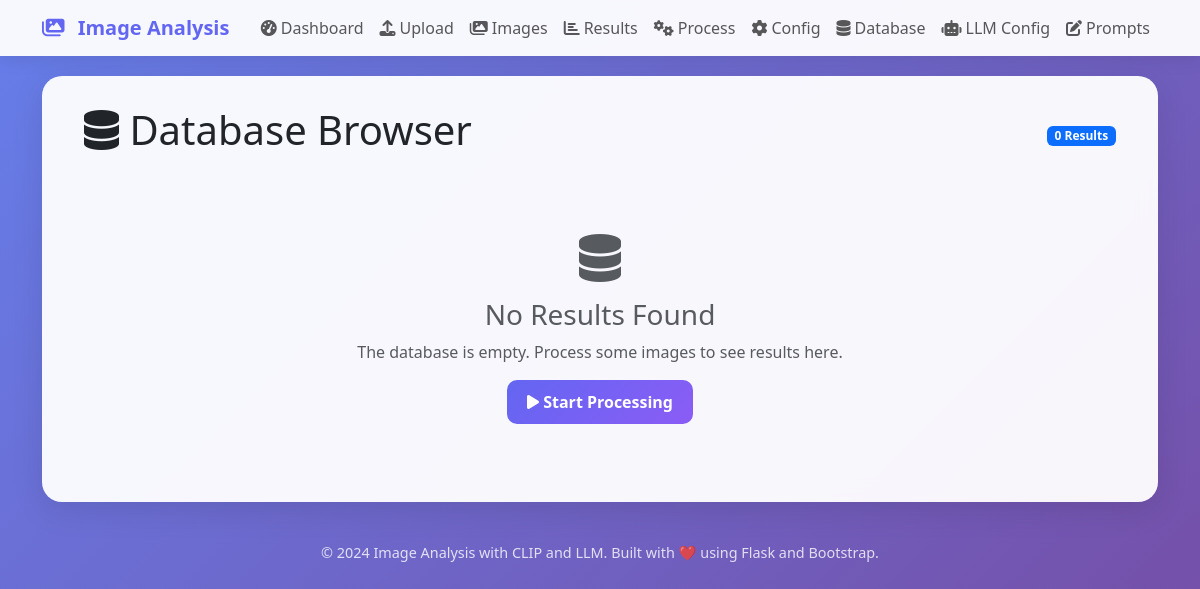
The page /database on the database as committed earlier.
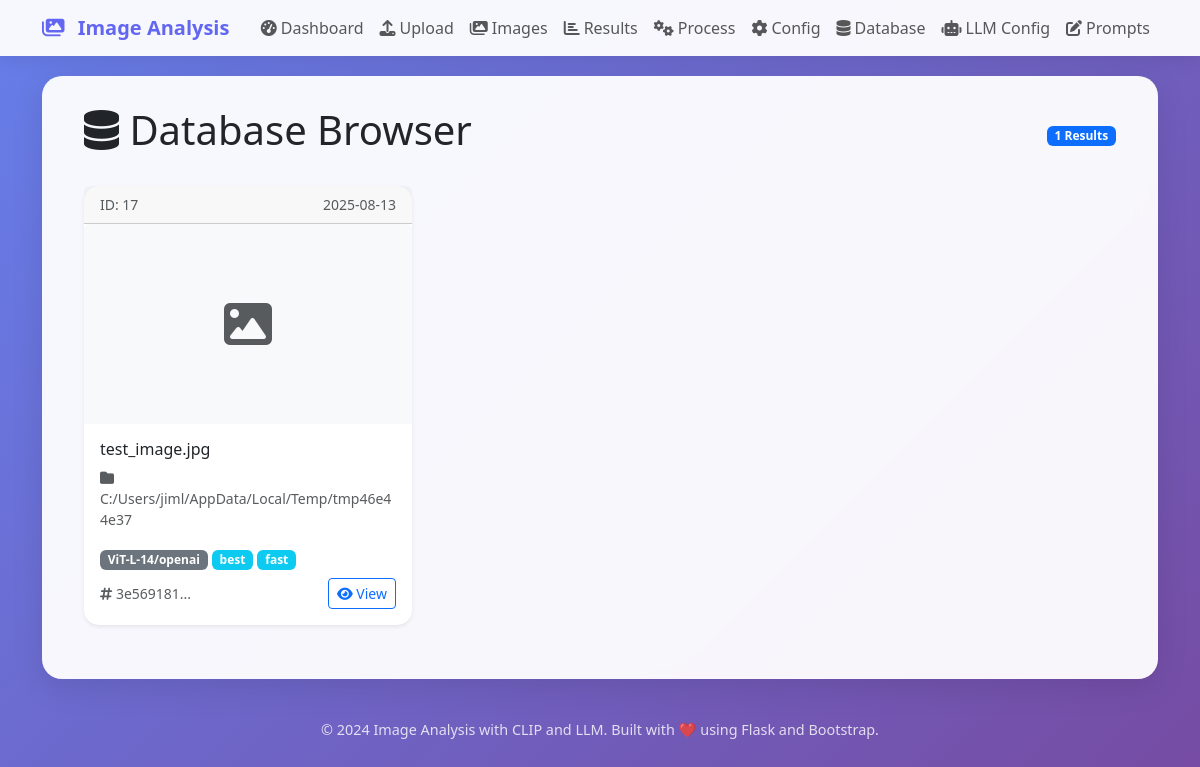
The same page on the database as committed later.
### tables this page shows
CREATE TABLE analysis_results (
                    id INTEGER PRIMARY KEY AUTOINCREMENT,
                    filename TEXT NOT NULL,
                    directory TEXT NOT NULL,
                    md5 TEXT NOT NULL,
                    model TEXT,
                    modes TEXT,
                    prompts TEXT,
                    analysis_results TEXT,
                    settings TEXT,
                    llm_results TEXT,
                    date_added TEXT,
                    UNIQUE(md5)
                );

### src/routes/main_routes.py (the view)
    @app.route('/database')
    def database():
        results = db_manager.get_all_results() if db_manager else []
        return render_template('database.html', results=results)

### src/database/db_manager.py (called while the page is built)
    def get_connection(self):
        return sqlite3.connect(self.db_path)

    def get_all_results(self) -> List[Dict[str, Any]]:
        with self.get_connection() as conn:
            cur = conn.execute('SELECT * FROM analysis_results ORDER BY date_added DESC')
            rows = cur.fetchall()
            return [self._row_to_dict(cur, row) for row in rows]

    def _row_to_dict(self, cur, row) -> Dict[str, Any]:
        columns = [desc[0] for desc in cur.description]
        data = dict(zip(columns, row))
        for key in ['modes', 'prompts', 'analysis_results', 'settings', 'llm_results']:
            if data.get(key):
                try:
                    data[key] = json.loads(data[key])
                except Exception:
                    pass
        return data

### src/viewers/templates/database.html (shortened to what this page needs)
{% extends "base.html" %}
{% block content %}
<div class="container-fluid">
    <div class="row">
        <div class="col-12">
            <div class="d-flex justify-content-between align-items-center mb-4">
                <h1><i class="fas fa-database"></i> Database Browser</h1>
                <div>
                    <span class="badge bg-primary">{{ results|length }} Results</span>
                </div>
            </div>
            {% if results %}
            <div class="row">
                {% for result in results %}
                <div class="col-md-6 col-lg-4 mb-4">
                    <div class="card h-100 shadow-sm">
                        <div class="card-header d-flex justify-content-between align-items-center">
                            <small class="text-muted">ID: {{ result.id }}</small>
                            <small class="text-muted">{{ result.date_added[:10] }}</small>
                        </div>
                        {% if result.thumbnail %}
                        <img src="{{ result.thumbnail }}" class="card-img-top" alt="{{ result.filename }}" style="height: 200px; object-fit: cover;">
                        {% else %}
                        <div class="card-img-top bg-light d-flex align-items-center justify-content-center" style="height: 200px;">
                            <i class="fas fa-image fa-3x text-muted"></i>
                        </div>
                        {% endif %}
                        <div class="card-body">
                            <h6 class="card-title text-truncate" title="{{ result.filename }}">
                                {{ result.filename }}
                            </h6>
                            <p class="card-text small text-muted">
                                <i class="fas fa-folder"></i> {{ result.directory }}
                            </p>
                            <div class="mb-2">
                                <span class="badge bg-secondary">{{ result.model }}</span>
                                {% for mode in result.modes %}
                                <span class="badge bg-info">{{ mode }}</span>
                                {% endfor %}
                            </div>
                            <div class="d-flex justify-content-between align-items-center">
                                <small class="text-muted">
                                    <i class="fas fa-hashtag"></i> {{ result.md5[:8] }}...
                                </small>
                                <button class="btn btn-sm btn-outline-primary"
                                        onclick="viewResult({{ result.id }})">
                                    <i class="fas fa-eye"></i> View
                                </button>
                            </div>
                        </div>
                    </div>
                </div>
                {% endfor %}
            </div>
            {% else %}
            <div class="text-center py-5">
                <i class="fas fa-database fa-3x text-muted mb-3"></i>
                <h3 class="text-muted">No Results Found</h3>
                <p class="text-muted">The database is empty. Process some images to see results here.</p>
                <a href="{{ url_for('process') }}" class="btn btn-primary">
                    <i class="fas fa-play"></i> Start Processing
                </a>
            </div>
            {% endif %}
        </div>
    </div>
</div>
{% endblock %}

### src/viewers/templates/base.html (shortened to what this page needs)
<!DOCTYPE html>
<html lang="en">
<head>
    <link href="https://cdn.jsdelivr.net/npm/bootstrap@5.3.0/dist/css/bootstrap.min.css" rel="stylesheet">
    <link href="https://cdnjs.cloudflare.com/ajax/libs/font-awesome/6.4.0/css/all.min.css" rel="stylesheet">
</head>
<body>
    <nav class="navbar navbar-expand-lg navbar-light">
        <div class="container">
            <a class="navbar-brand" href="{{ url_for('index') }}">
                <i class="fas fa-images me-2"></i>
                Image Analysis
            </a>
            <div class="collapse navbar-collapse" id="navbarNav">
                <ul class="navbar-nav ms-auto">
                    <li class="nav-item">
                        <a class="nav-link" href="{{ url_for('index') }}">
                            <i class="fas fa-tachometer-alt me-1"></i>Dashboard
                        </a>
                    </li>
                    <li class="nav-item">
                        <a class="nav-link" href="{{ url_for('upload') }}">
                            <i class="fas fa-upload me-1"></i>Upload
                        </a>
                    </li>
                    <li class="nav-item">
                        <a class="nav-link" href="{{ url_for('images') }}">
                            <i class="fas fa-images me-1"></i>Images
                        </a>
                    </li>
                    <li class="nav-item">
                        <a class="nav-link" href="{{ url_for('results') }}">
                            <i class="fas fa-chart-bar me-1"></i>Results
                        </a>
                    </li>
                    <li class="nav-item">
                        <a class="nav-link" href="{{ url_for('process') }}">
                            <i class="fas fa-cogs me-1"></i>Process
                        </a>
                    </li>
                    <li class="nav-item">
                        <a class="nav-link" href="{{ url_for('config') }}">
                            <i class="fas fa-cog me-1"></i>Config
                        </a>
                    </li>
                    <li class="nav-item">
                        <a class="nav-link" href="{{ url_for('database') }}">
                            <i class="fas fa-database me-1"></i>Database
                        </a>
                    </li>
                    <li class="nav-item">
                        <a class="nav-link" href="{{ url_for('llm_config') }}">
                            <i class="fas fa-robot me-1"></i>LLM Config
                        </a>
                    </li>
                    <li class="nav-item">
                        <a class="nav-link" href="{{ url_for('prompts') }}">
                            <i class="fas fa-edit me-1"></i>Prompts
                        </a>
                    </li>
                </ul>
            </div>
        </div>
    </nav>
    <div class="container">
        <div class="main-container">
            {% block content %}{% endblock %}
        </div>
    </div>
    <div class="footer">
        <p>&copy; 2024 Image Analysis with CLIP and LLM. Built with ❤️ using Flask and Bootstrap.</p>
    </div>
</body>
</html>

### src/viewers/templates/base.html (style rules this page uses)
:root { --primary-color: #6366f1; --secondary-color: #8b5cf6; --success-color: #10b981; --warning-color: #f59e0b; --danger-color: #ef4444; --dark-color: #1f2937; --light-color: #f9fafb; }
body { background: linear-gradient(135deg, #667eea 0%, #764ba2 100%); min-height: 100vh; font-family: 'Segoe UI', Tahoma, Geneva, Verdana, sans-serif; }
.navbar { background: rgba(255, 255, 255, 0.95) !important; backdrop-filter: blur(10px); box-shadow: 0 2px 20px rgba(0, 0, 0, 0.1); }
.navbar-brand { font-weight: bold; color: var(--primary-color) !important; }
.main-container { background: rgba(255, 255, 255, 0.95); backdrop-filter: blur(10px); border-radius: 20px; box-shadow: 0 8px 32px rgba(0, 0, 0, 0.1); margin: 20px 0; padding: 30px; }
.card { border: none; border-radius: 15px; box-shadow: 0 4px 20px rgba(0, 0, 0, 0.08); transition: transform 0.3s ease, box-shadow 0.3s ease; }
.footer { text-align: center; padding: 20px; color: rgba(255, 255, 255, 0.8); font-size: 0.9rem; }

Rows that differ between the two databases and show on the page:
added analysis_results: id "17", date_added "2025-08-13", filename "test_image.jpg", directory "C:/Users/jiml/AppData/Local/Temp/tmp46e44e37", model "ViT-L-14/openai", modes "best" "fast", md5 "3e569181"
Other text that changed with them:
{{ results|length }}: "0" → "1"
text no longer shown: "No Results Found The database is empty. Process some images to see results here. Start Processing"
